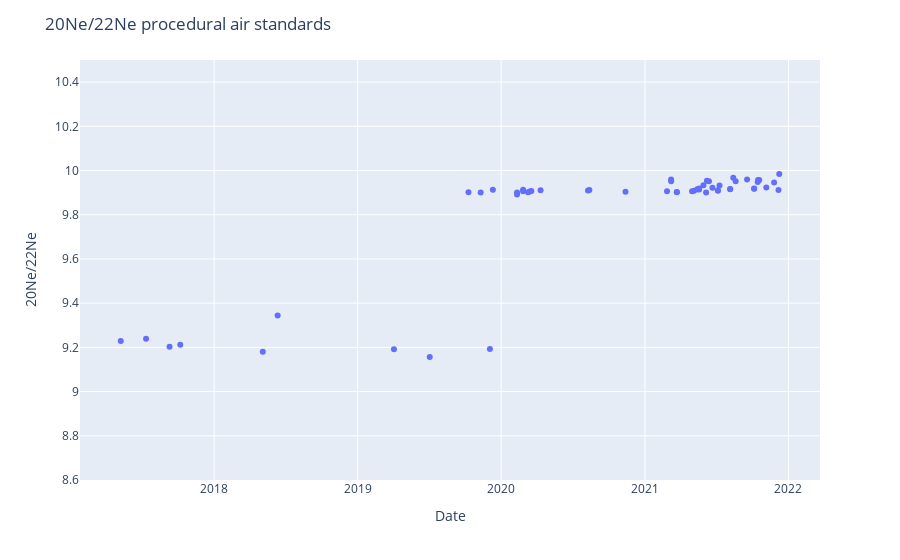

Notebook code cell kept with this figure:
### Code cell
#initial plot
fig1 = px.scatter(df, x=df['Date'], y=df[ratio1], log_y=False)
fig1.update_layout(
    title="20Ne/22Ne procedural air standards",
    xaxis_title="Date",
    yaxis_title=ratio1)
fig1.update_layout(yaxis={ 'rangemode': 'tozero'})

fig1.update_yaxes(range=[8.6, 10.5]) 
fig1.update_xaxes

fig1.show()
